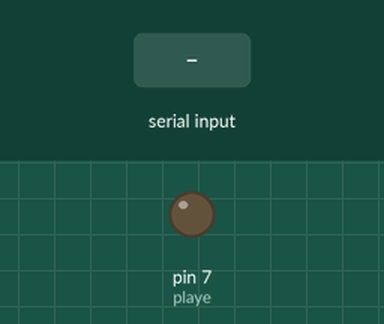
Recording of a sketch running on a simulated Arduino Uno, built with avr-gcc and run on an emulated ATmega328P. Parts: output pins drawn as LEDs (lit = HIGH). The inputs (shaded band) are chosen by the test bench.

Above: at 1.2 s.
1.3 s: "1" received over Serial
At 2.6 s:
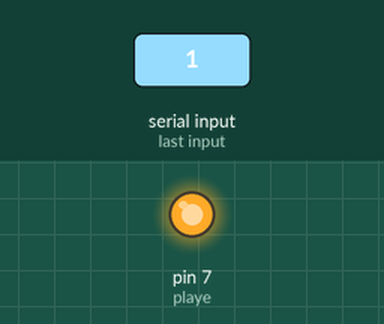
Timing chart, 0 to 4.3 s (numbered marks = the images above; inputs shaded):
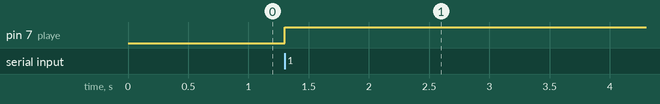

The sketch:

soundCode.ino
```cpp
int playe = 7;
int data;

void setup()
{
  Serial.begin(115200);
  //pinMode(rec, INPUT);
  pinMode(playe, OUTPUT);
}

void loop() {
  while (Serial.available()) {
    data = Serial.read();
  }

  if (data == '1') {
    digitalWrite(playe, HIGH);
    delay(10000);
    digitalWrite(playe, LOW);
  }
  else if (data == '0') {
    digitalWrite(playe, LOW);
  }
}
```

Measured:
- after the input at 1.3 s, pin 7 (playe): LOW → HIGH at once
